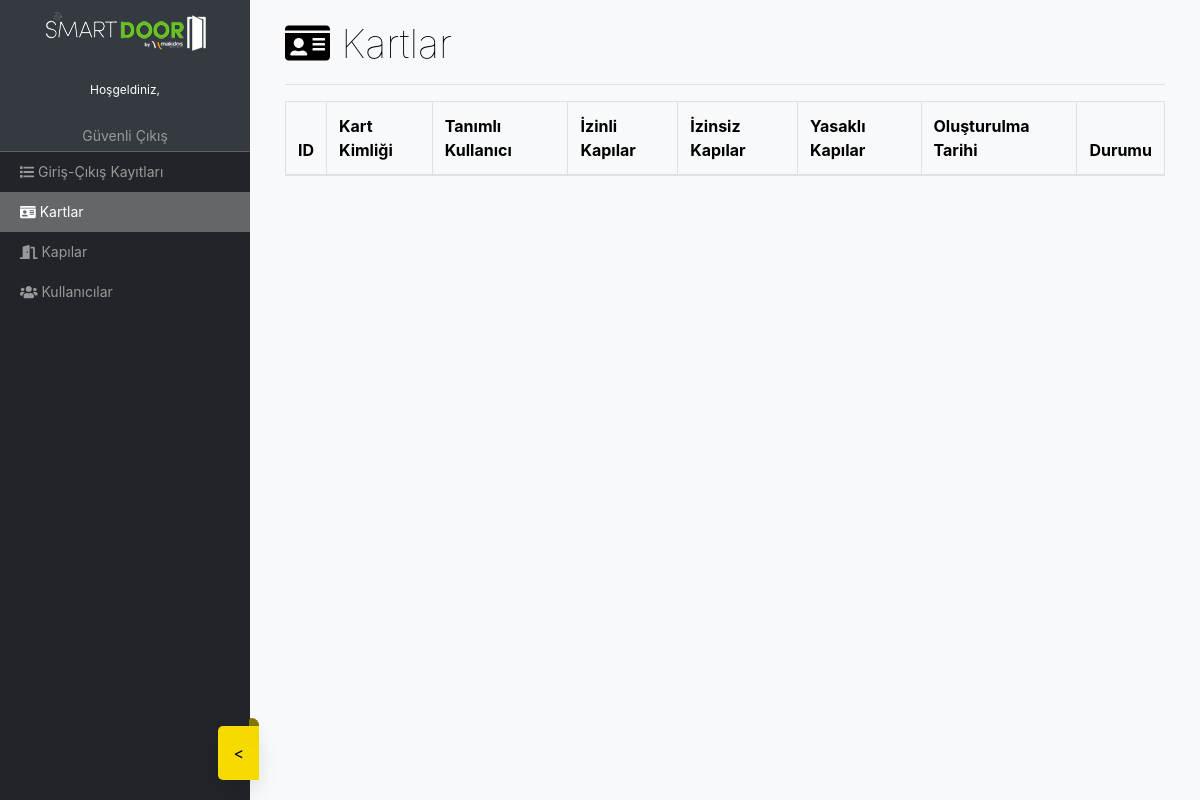
/panel/cards/ (signed in), run on an earlier commit of the app's database.
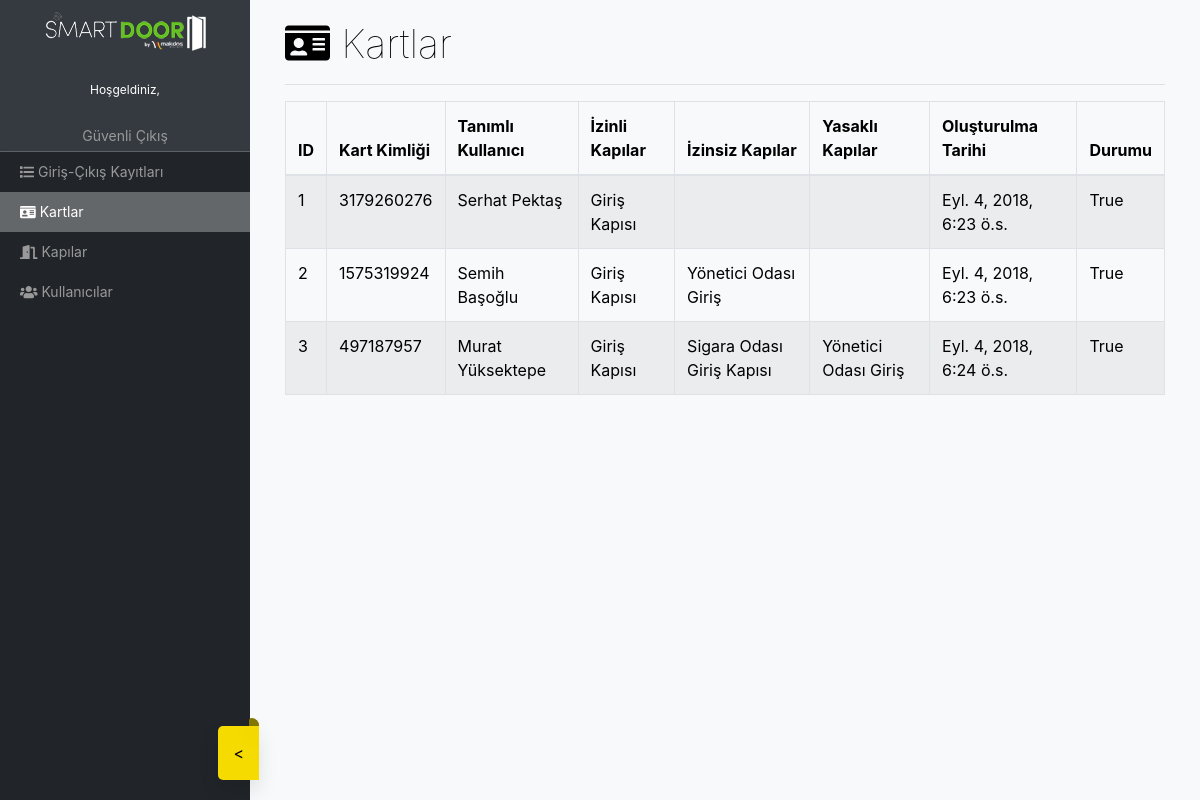
And on a later commit of the database.
### iot_smart_door/models.py (models this page shows, shortened)
class Cards(models.Model):
    identity = models.CharField(max_length=100, verbose_name="Kart Kimliği", null=True)
    personnel = models.ForeignKey(Personnels, verbose_name="Kullanıcı", on_delete=models.CASCADE, default="", null=True, blank=True)
    authorized_doors = models.ManyToManyField(Doors, related_name="authorized_doors+", verbose_name="İzinli Kapılar", blank=True)
    unauthorized_doors = models.ManyToManyField(Doors, related_name="unauthorized_doors+", verbose_name="İzinsiz Kapılar", blank=True)
    banned_doors = models.ManyToManyField(Doors, related_name="banned_doors+", verbose_name="Yasaklı Kapılar", blank=True)
    banned = models.BooleanField(verbose_name="Her Yerde Yasakla!", help_text="<b style='color:red'>Dikkat sadece acil durumlarda işaretleyin</b>", default=False)
    is_visible = models.BooleanField(verbose_name="Aktif Mi?", default=True)
    create_at = models.DateTimeField(verbose_name="Oluşturulma Tarihi", auto_now_add=True)
    updated_at = models.DateTimeField(verbose_name="Güncellenme Tarihi", auto_now=True)
    class Meta:
        verbose_name = "Kart"
        verbose_name_plural = "03 - Kartlar"

class Personnels(models.Model):
    first_name = models.CharField(max_length=50, verbose_name="İsim", null=True)
    last_name = models.CharField(max_length=50, verbose_name="Soyisim", null=True)
    email = models.CharField(max_length=50, verbose_name="E-mail", null=True, blank=True)
    phone_number = models.CharField(max_length=50, verbose_name="Telefon Numarası", null=True, blank=True)
    is_visible = models.BooleanField(verbose_name="Aktif Mi?", default=True)
    create_at = models.DateTimeField(verbose_name="Oluşturulma Tarihi", auto_now_add=True)
    updated_at = models.DateTimeField(verbose_name="Güncellenme Tarihi", auto_now=True)
    class Meta:
        verbose_name = "Kullanıcı"
        verbose_name_plural = "02 - Kullanıcılar"

class Doors(models.Model):
    name = models.CharField(max_length=300, verbose_name="Kapı İsmi", unique=True)
    is_visible = models.BooleanField(verbose_name="Aktif Mi?", default=True)
    create_at = models.DateTimeField(verbose_name="Oluşturulma Tarihi", auto_now_add=True)
    updated_at = models.DateTimeField(verbose_name="Güncellenme Tarihi", auto_now=True)
    class Meta:
        verbose_name = "Kapı"
        verbose_name_plural = "01 - Kapılar"
    def __str__(self):
        return self.name

### iot_smart_door/views.py (the view)
# urls.py: path('panel/cards/', panel_cards),
@login_required
def panel_cards(request):
    cards = Cards.objects.all()
    return render(request, 'panel/cards.html', {'cards': cards})

### templates/panel/cards.html (shortened to what this page needs)
{% extends "_panelbase.html" %}
{% load static %}
{% block main %}
    <h1 class="text-thin"><i class="fas fa-id-card"></i> Kartlar</h1>
    <hr>
    <div class="table-responsive">
        <table id="cards" class="table table-striped table-bordered" style="width:100%">
            <thead>
            <tr>
                <th>ID</th>
                <th>Kart Kimliği</th>
                <th>Tanımlı Kullanıcı</th>
                <th>İzinli Kapılar</th>
                <th>İzinsiz Kapılar</th>
                <th>Yasaklı Kapılar</th>
                <th>Oluşturulma Tarihi</th>
                <th>Durumu</th>
            </tr>
            </thead>
            <tbody>
            {% for card in cards %}
                <tr>
                    <td>{{ card.id }}</td>
                    <td>{{ card.identity }}</td>
                    <td>{{ card.personnel.first_name }} {{ card.personnel.last_name }}</td>
                    <td>
                        {% if card.authorized_doors.first %}
                            {{ card.authorized_doors.first }}
                        {% endif %}
                    </td>
                    <td>
                        {% if card.unauthorized_doors.first %}
                            {{ card.unauthorized_doors.first }}
                        {% endif %}
                    </td>
                    <td>
                        {% if card.banned_doors.first %}
                            {{ card.banned_doors.first }}
                        {% endif %}
                    </td>
                    <td>{{ card.create_at }}</td>
                    <td>{{ card.is_visible }}</td>
                </tr>
            {% endfor %}
            </tbody>
        </table>
    </div>
{% endblock %}

### templates/_panelbase.html (shortened to what this page needs)
{% load static menu %}
<!DOCTYPE html>
<html lang="tr">
<head>
    <link rel="stylesheet" href="{% static 'assets/plugins/bootstrap/bootstrap.min.css' %}">
    <link rel="stylesheet" href="{% static 'assets/plugins/DataTables/DataTables-1.10.16/css/dataTables.bootstrap4.min.css' %}">
    <link rel="stylesheet" href="{% static 'assets/css/app.css' %}">
</head>
<body class="{% block bodyclass %} {% endblock bodyclass %}">
<div id="wrapper" class="toggled">
    <div id="sidebar-wrapper">
        <ul class="sidebar-nav">
            <li class="sidebar-brand text-center">
                <img src="{% static "assets/img/logos/logo_light_alt_164x41.png" %}" alt="Smart Door">
                <br>
                Hoşgeldiniz, <b>{{ request.user.get_full_name }}</b>
                <a class="btn btn-sm btn-dark" href="/logout">Güvenli Çıkış</a>
            </li>
            <li {% if request.get_full_path == "/panel/dashboard/" %}class="active"{% endif %}>
                <a href="/panel/dashboard/">
                    <i class="fas fa-list"></i>
                    Giriş-Çıkış Kayıtları
                </a>
            </li>
            <li {% if request.get_full_path == "/panel/cards/" %}class="active"{% endif %}>
                <a href="/panel/cards/">
                    <i class="fas fa-id-card"></i>
                    Kartlar
                </a>
            </li>
            <li {% if request.get_full_path == "/panel/doors/" %}class="active"{% endif %}>
                <a href="/panel/doors/">
                    <i class="fas fa-door-open"></i> Kapılar
                </a>
            </li>
            <li {% if request.get_full_path == "/panel/personnels/" %}class="active"{% endif %}>
                <a href="/panel/personnels/">
                    <i class="fas fa-users"></i> Kullanıcılar
                </a>
            </li>
        </ul>
        <div class="closer"><</div>
    </div>
    <div id="page-content-wrapper">
        <div class="container-fluid">
            {% block main %} {% endblock main %}
        </div>
    </div>
</div>
</body>
</html>

### static/assets/css/app.css (style rules this page uses)
body, html { width: 100%; height: 100%; padding: 0; margin: 0; color: #000; background-color: #f8f9fa !important; }
.text-thin { font-weight: 100 !important; }
#wrapper { padding-left: 0; -webkit-transition: all 0.5s ease; -moz-transition: all 0.5s ease; -o-transition: all 0.5s ease; transition: all 0.5s ease; }
#wrapper.toggled { padding-left: 250px; }
#wrapper.toggled #sidebar-wrapper { left: 250px; }
#wrapper #sidebar-wrapper { left: 0px; }
#sidebar-wrapper { z-index: 1000; position: fixed; left: 250px; height: 100%; margin-left: -250px; background: #212529; -webkit-transition: all 0.5s ease; -moz-transition: all 0.5s ease; -o-transition: all 0.5s ease; transition: all 0.5s ease; }
#wrapper.toggled #sidebar-wrapper { width: 250px; }
#page-content-wrapper { width: 100%; position: absolute; padding: 15px; }
#wrapper.toggled #page-content-wrapper { position: absolute; margin-right: -250px; }
.sidebar-nav { position: absolute; top: 0; width: 250px; margin: 0; padding: 0; list-style: none; }
.sidebar-nav li { text-indent: 20px; line-height: 40px; }
.sidebar-nav li a { display: block; text-decoration: none; color: #999999; font-size: 14px; }
.sidebar-nav li.active a { color: #fff; background: rgba(255, 255, 255, 0.3); }
.sidebar-nav > .sidebar-brand { font-size: 12px; line-height: 60px; border-bottom: 1px solid rgba(255, 255, 255, 0.2);; background: #343a40; text-indent: 0; color: #fff; }
.sidebar-nav > .sidebar-brand a { color: #999999; }
#sidebar-wrapper .closer { position: absolute; right: -9px; bottom: 20px; background-color: #f6db00; padding: 15px; border-radius: 5px 0 0 5px; color: #000; box-shadow: 0 10px 20px rgba(0, 0, 0, 0.1); transition: all .7s ease-in-out; }
#sidebar-wrapper .closer:after { content: ''; position: absolute; width: 10px; height: 8px; right: 0px; top: -8px; border-radius: 6px 16px 0 0; background: #827500; box-shadow: 0 10px 20px rgba(0, 0, 0, 0.1); transition: all .7s ease-in-out; }
@media (min-width: 768px) { #wrapper { padding-left: 0; } }
@media (min-width: 768px) { #wrapper.toggled { padding-left: 250px; } }
@media (min-width: 768px) { #sidebar-wrapper { width: 250px; } }
@media (min-width: 768px) { #wrapper.toggled #sidebar-wrapper { width: 250px; } }
@media (min-width: 768px) { #page-content-wrapper { padding: 20px; position: relative; } }
@media (min-width: 768px) { #wrapper.toggled #page-content-wrapper { position: relative; margin-right: 0; } }

What changed in the data, as far as the page shows it:
added Cards: id "1", identity "3179260276", personnel.first_name "Serhat", personnel.last_name "Pektaş", authorized_doors.first "Giriş Kapısı", create_at "Eyl. 4, 2018, 6:23 ö.s.", is_visible "True"
added Cards: id "2", identity "1575319924", personnel.first_name "Semih", personnel.last_name "Başoğlu", authorized_doors.first "Giriş Kapısı", unauthorized_doors.first "Yönetici Odası Giriş", create_at "Eyl. 4, 2018, 6:23 ö.s.", is_visible "True"
added Cards: id "3", identity "497187957", personnel.first_name "Murat", personnel.last_name "Yüksektepe", authorized_doors.first "Giriş Kapısı", unauthorized_doors.first "Sigara Odası Giriş Kapısı", banned_doors.first "Yönetici Odası Giriş", create_at "Eyl. 4, 2018, 6:24 ö.s.", is_visible "True"
